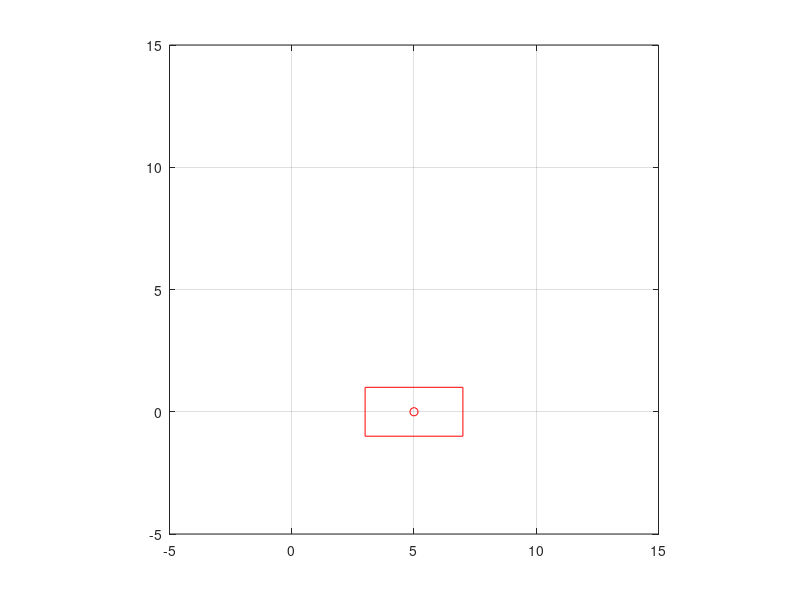

Source code (MATLAB):
%
h1 = plot([2 2 -2 -2 2],[1 -1 -1 1 1],'k');
axis('equal')
axis([-5 15 -5 15])
grid;
hold
h2 = plot(0,0,'ko');
pause;
delete(h1);
delete(h2);
h1 = plot([2 2 -2 -2 2]+5,[1 -1 -1 1 1],'r');
h2 = plot(5,0,'ro');
hold;